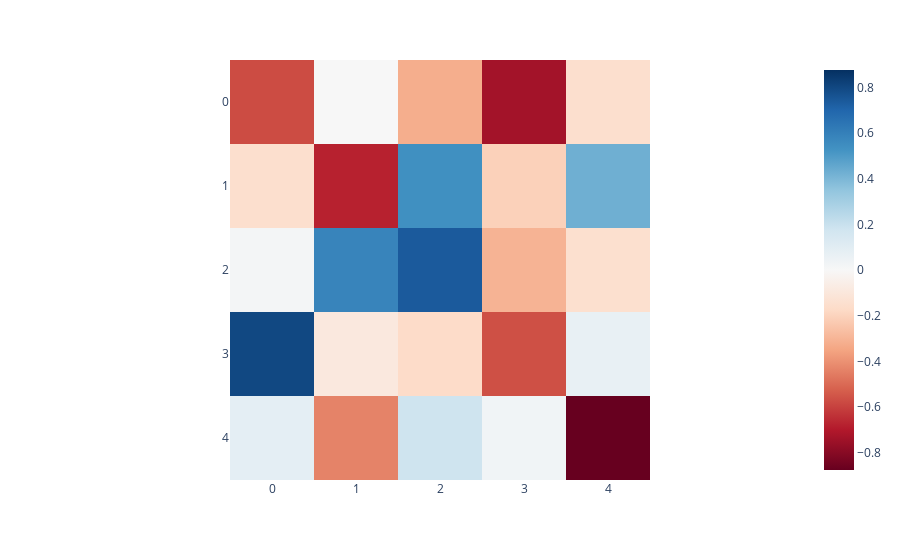
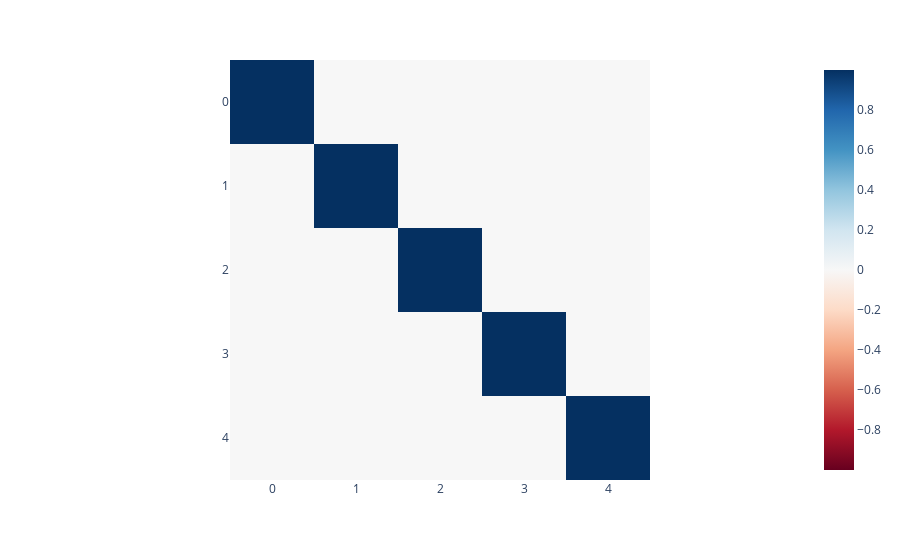

The notebook cell saved with these charts, in order:
### Code cell
encoder_w = model.encoder.weight.data
decoder_w = model.decoder.weight.data

imshow(encoder_w.t())
# visualise_tensor(decoder_w.t())
imshow(decoder_w@encoder_w)
# visualise_tensor(model.decoder.bias.data.reshape(-1,1))

### Figure 1 — Plotly figure (JSON) as saved in the notebook; plotly's stock layout.template omitted (floating-point values rounded to 4 significant figures)
{"data": [{"coloraxis": "coloraxis", "hovertemplate": "x: %{x}<br>y: %{y}<br>color: %{z}<extra></extra>", "name": "0", "type": "heatmap", "xaxis": "x", "yaxis": "y", "z": [[-0.575, 0.00201, -0.3219, -0.7368, -0.1504], [-0.1496, -0.6787, 0.5385, -0.2078, 0.4284], [0.01736, 0.5827, 0.7386, -0.3047, -0.1469], [0.7993, -0.09087, -0.1665, -0.5656, 0.07004], [0.08658, -0.4373, 0.1815, 0.03075, -0.8758]]}], "layout": {"coloraxis": {"cmid": 0, "colorscale": [[0, "rgb(103,0,31)"], [0.1, "rgb(178,24,43)"], [0.2, "rgb(214,96,77)"], [0.3, "rgb(244,165,130)"], [0.4, "rgb(253,219,199)"], [0.5, "rgb(247,247,247)"], [0.6, "rgb(209,229,240)"], [0.7, "rgb(146,197,222)"], [0.8, "rgb(67,147,195)"], [0.9, "rgb(33,102,172)"], [1, "rgb(5,48,97)"]]}, "margin": {"t": 60}, "xaxis": {"anchor": "y", "constrain": "domain", "domain": [0, 1], "scaleanchor": "y"}, "yaxis": {"anchor": "x", "autorange": "reversed", "constrain": "domain", "domain": [0, 1]}}}

### Figure 2 — Plotly figure (JSON) as saved in the notebook; plotly's stock layout.template omitted (floating-point values rounded to 4 significant figures)
{"data": [{"coloraxis": "coloraxis", "hovertemplate": "x: %{x}<br>y: %{y}<br>color: %{z}<extra></extra>", "name": "0", "type": "heatmap", "xaxis": "x", "yaxis": "y", "z": [[0.9997, 1.232e-06, -2.323e-06, 2.879e-07, 1.028e-06], [1.232e-06, 0.9997, -8.399e-07, 1.355e-06, 5.188e-07], [-2.323e-06, -8.399e-07, 0.9997, -5.691e-07, -1.959e-06], [2.879e-07, 1.355e-06, -5.691e-07, 0.9997, -2.546e-07], [1.028e-06, 5.188e-07, -1.959e-06, -2.546e-07, 0.9997]]}], "layout": {"coloraxis": {"cmid": 0, "colorscale": [[0, "rgb(103,0,31)"], [0.1, "rgb(178,24,43)"], [0.2, "rgb(214,96,77)"], [0.3, "rgb(244,165,130)"], [0.4, "rgb(253,219,199)"], [0.5, "rgb(247,247,247)"], [0.6, "rgb(209,229,240)"], [0.7, "rgb(146,197,222)"], [0.8, "rgb(67,147,195)"], [0.9, "rgb(33,102,172)"], [1, "rgb(5,48,97)"]]}, "margin": {"t": 60}, "xaxis": {"anchor": "y", "constrain": "domain", "domain": [0, 1], "scaleanchor": "y"}, "yaxis": {"anchor": "x", "autorange": "reversed", "constrain": "domain", "domain": [0, 1]}}}
